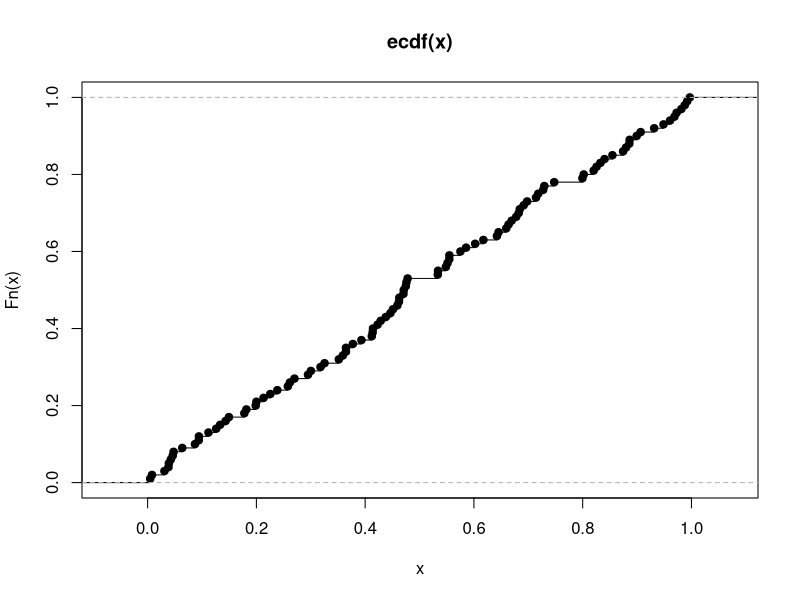

This figure's R source: (Note: this script raises an error after producing the figure.)
integrate(sin, 0, 2 * pi)
integrate(cos, 0, 2 * pi)

x <- runif(100)
ex <- ecdf(x)
plot(ex)
ex(0.9)

library(purrr)

# have a vector x
# have a function f,
# wnt to call f with every element of x

output <- rep(NA, length(x))
for (i in seq_along(x)) {
  output[[i]] <- f(x[[i]])
}

output <- c()
for (i in 1:length(x)) {
  output <- c(output, f(x[[i]]))
}

# =================
# = Back at 11:30 =
# =================
